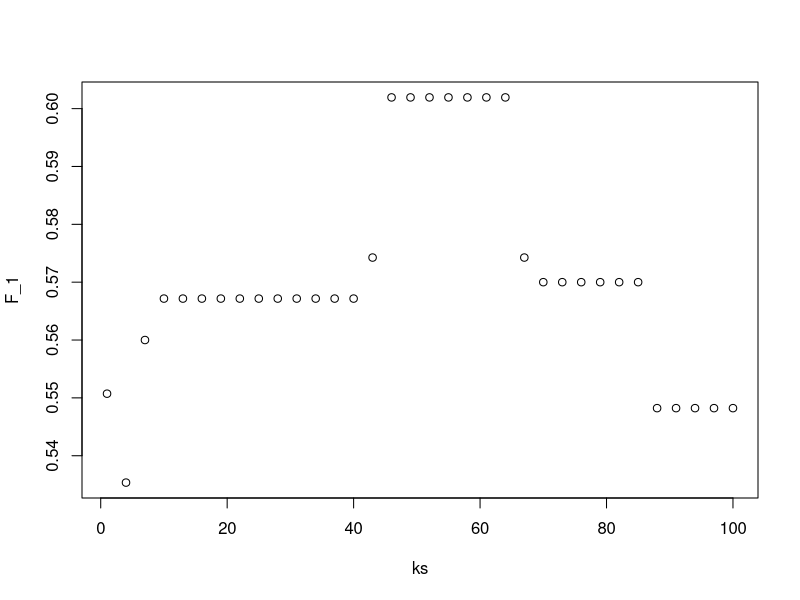

R code for this plot:
set.seed(1, sample.kind = "Rounding")
library(caret)
library(dslabs)
library(tidyverse)
data("heights")

y <- heights$sex

#Q1)
set.seed(1, sample.kind = "Rounding")
ind <- createDataPartition(y, times = 1, p = 0.5, list = FALSE)
# ALWAYS USE CREATEDATAPARTITION INDEX TO TEST_SET
test <- heights %>% slice(ind)
train <- heights %>% slice(-ind)



ks <- seq(1, 101, 3)
set.seed(1, sample.kind = "Rounding")
F_1 <- sapply(ks, function(k){
  knn_fit <- knn3(sex ~ height, data = train, k = k)
  y_hat <- predict(knn_fit, test, type = "class")
  F_meas(data = y_hat, reference = test$sex)
})

plot(ks, F_1)
max(F_1)
ks[which.max(F_1)]


#Q2)
data("tissue_gene_expression")
tissue_gene_expression
str(tissue_gene_expression)

set.seed(1, sample.kind = "Rounding")
ind <- createDataPartition(tissue_gene_expression$y, times = 1, p = 0.5, list = FALSE)
test_x <- tissue_gene_expression$x %>% as.data.frame() %>% slice(ind)
test_y <- tissue_gene_expression$y %>% as.data.frame() %>% slice(ind)
test <- bind_cols(test_y, test_x) %>% rename("tissue" = 1)
colnames(test) <- make.names(colnames(test))

train_x <- tissue_gene_expression$x %>% as.data.frame() %>% slice(-ind)
train_y <- tissue_gene_expression$y %>% as.data.frame() %>% slice(-ind)
train <- bind_cols(train_y, train_x) %>% rename("tissue" = 1)
colnames(train) <- make.names(colnames(train))

set.seed(1, sample.kind = "Rounding")
k <- seq(1, 11, 2)
accuracy <- sapply(k, function(i){
  knn_fit <- knn3(tissue ~ ., data = train, k = i)
  y_hat <- predict(knn_fit, test, type = "class")
  confusionMatrix(y_hat, reference = test$tissue)$overall["Accuracy"]
})

names(accuracy) <- k
accuracy
